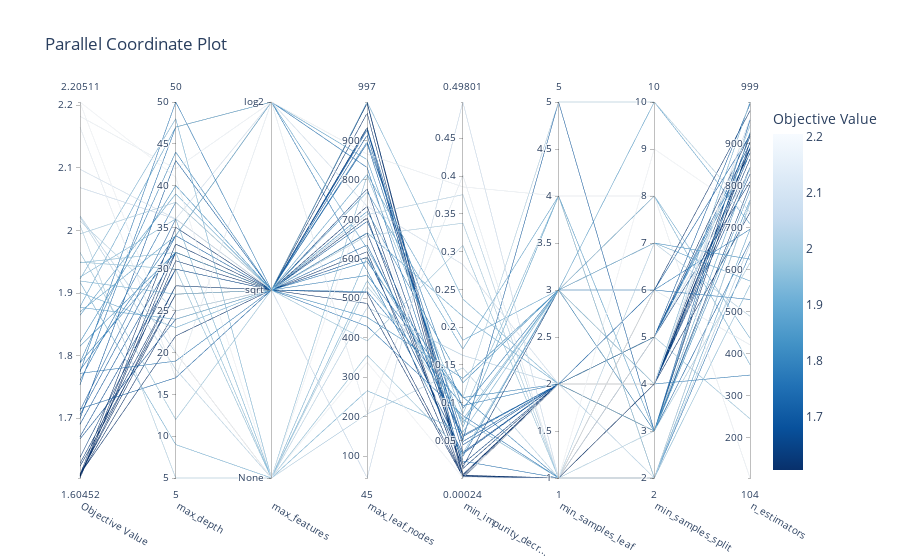

The notebook cell this image was saved under:
### Code cell
vis.plot_parallel_coordinate(study)
